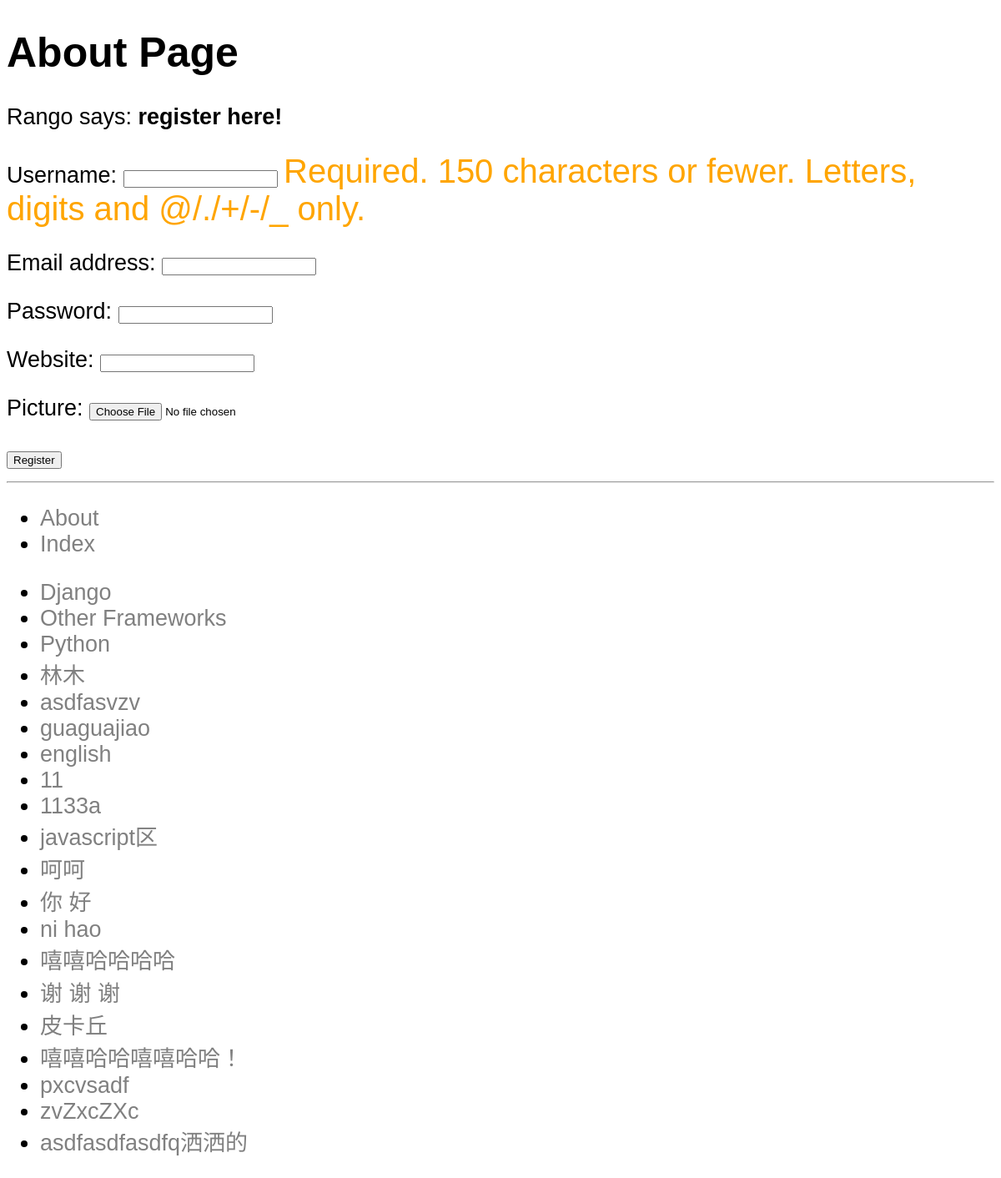
/rango/register/, run on an earlier commit of the app's database.
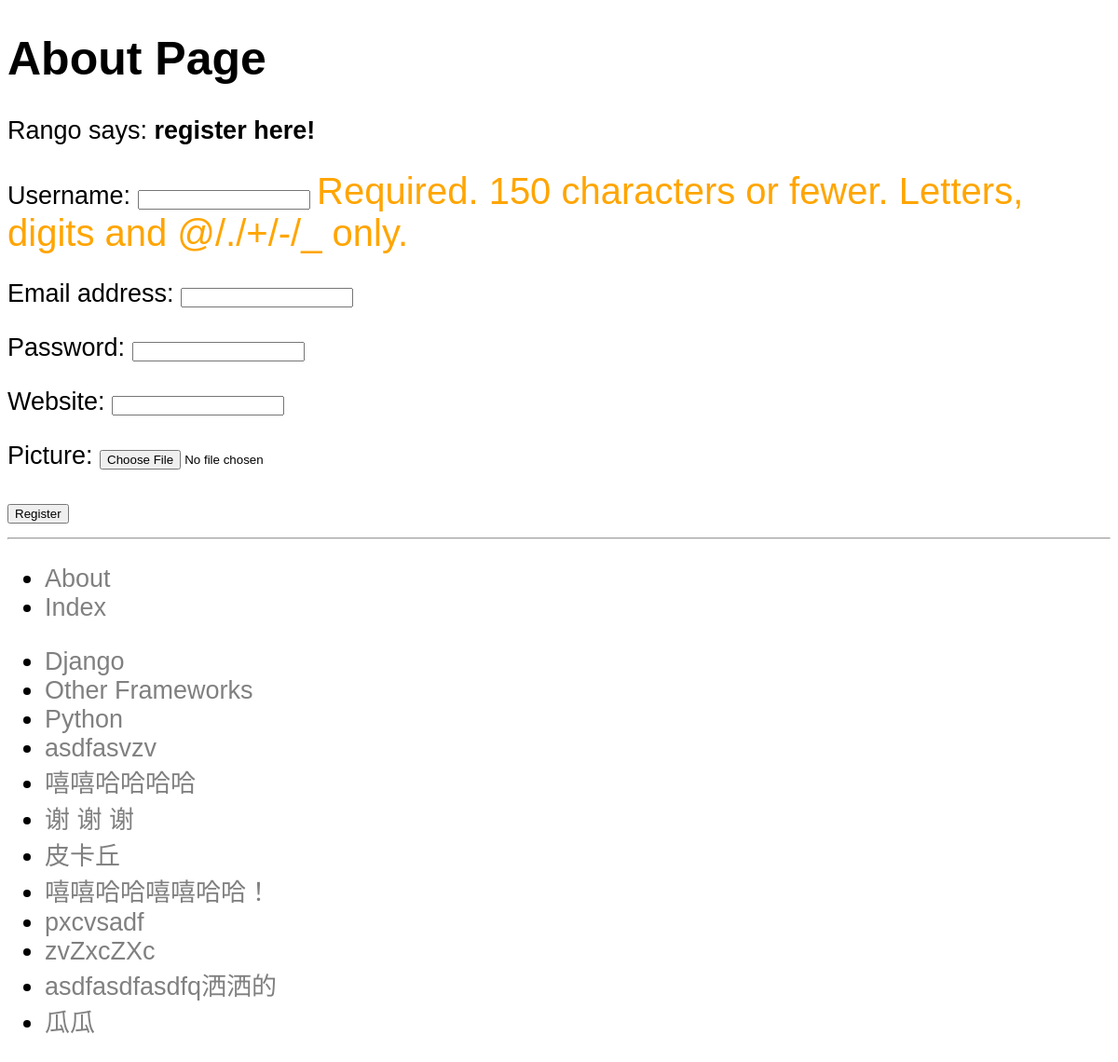
And on a later commit of the database.
### rango/models.py (models this page shows, shortened)
class Category(models.Model):
    name = models.CharField(max_length=128, unique=True)
    views = models.IntegerField(default=0)
    likes = models.IntegerField(default=0)
    slug = models.SlugField(unique=True)
    class Meta:
        verbose_name_plural = 'categories'

### rango/views.py (the view)
# urls.py: url(r'register/$', views.register, name='register'),
def register(request):
    registered = False
    if request.method == 'POST':
        user_form = UserForm(data=request.POST)
        profile_form = UserProfileForm(data=request.POST)
        if user_form.is_valid() and profile_form.is_valid():
            user = user_form.save()
            user.set_password(user.password)
            user.save()
            profile = profile_form.save(commit=False)
            profile.user = user
            if 'picture' in request.FILES:
                profile.picture = request.FILES['picture']
            profile.save()
            registered = True
        else:
            log(user_form.errors, profile_form.errors)
    else:
        user_form = UserForm()
        profile_form = UserProfileForm()
    context_dict = {
        'user_form': user_form,
        'profile_form': profile_form,
        'registered': registered,
    }
    return render(request, 'rango/register.html', context_dict)

### rango/forms.py
class UserForm(forms.ModelForm):
    password = forms.CharField(widget=forms.PasswordInput())
    class Meta:
        model = User
        fields = ('username', 'email', 'password')

class UserProfileForm(forms.ModelForm):
    class Meta:
        model = UserProfile
        fields = ('website', 'picture')

### rango/templatetags/rango_template_tags.py (called while the page is built)
@register.inclusion_tag('rango/cats.html')
def get_category_list(cat=None):
	return {'cats': Category.objects.all(),
			'act_cat': cat}

### templates/rango/register.html (shortened to what this page needs)
{% extends 'rango/base.html' %}
{% load staticfiles %}
{% block body_block %}
    <h1>About Page</h1>
    {% if registered %}
        Rango says: <strong>thank you for registering!</strong>
        <a href="{% url 'index' %}">Return to the homepage.</a><br>
    {% else %}
        Rango says: <strong>register here!</strong><br>
        <form id="user_form" method="post" action="{% url 'register' %}"
            enctype="multipart/form-data">
            {{ user_form.as_p }}
            {{ profile_form.as_p }}
            <input type="submit" name="submit" value="Register">
        </form>
    {% endif %}
{% endblock %}

### templates/rango/cats.html
    <ul>
        {% if cats %}
            {% for c in cats %}
                {% if c == act_cat %}
                    <li><strong><a href="{% url 'show_category' c.slug %}">{{ c.name }}</a></strong></li>
                {% else  %}
                     <li><a href="{% url 'show_category' c.slug %}">{{ c.name }}</a></li>
                {% endif %}
            {% endfor %}
        {% else %}
            <li><strong>There are no categories present.</strong></li>
        {% endif %}
    </ul>

What changed in the data, as far as the page shows it:
removed Category: name "林木"
removed Category: name "guaguajiao"
removed Category: name "english"
removed Category: name "11"
removed Category: name "1133a"
removed Category: name "javascript区"
removed Category: name "呵呵"
removed Category: name "你 好"
removed Category: name "ni hao"
added Category: name "瓜瓜"
